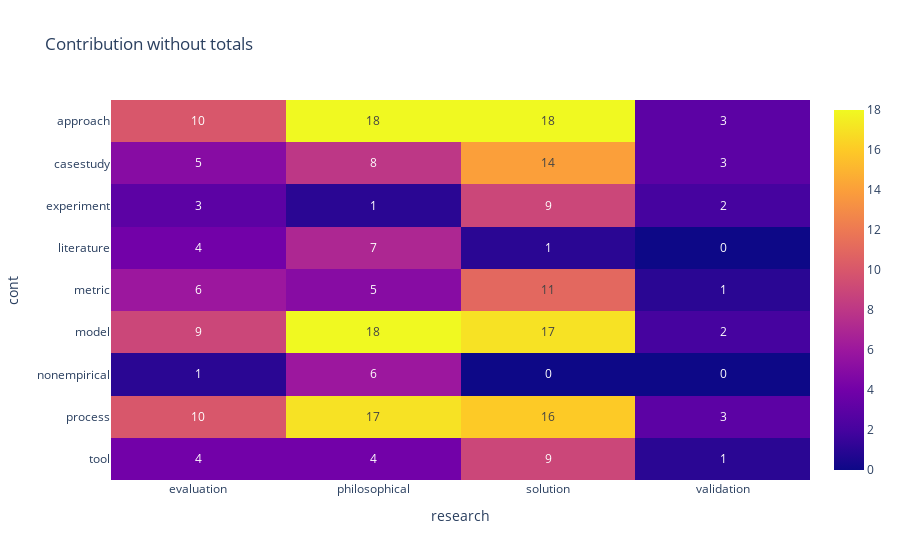

This figure's notebook cell:
### Markdown cell above
#### Visualizations

### Code cell
fig = px.imshow(ct, text_auto=True, aspect='auto', title='Contribution without totals')
fig.show()

### Figure 1 — Plotly figure (JSON) as saved in the notebook; plotly's stock layout.template omitted (floating-point values rounded to 4 significant figures)
{"data": [{"coloraxis": "coloraxis", "hovertemplate": "research: %{x}<br>cont: %{y}<br>color: %{z}<extra></extra>", "name": "0", "texttemplate": "%{z}", "type": "heatmap", "x": ["evaluation", "philosophical", "solution", "validation"], "xaxis": "x", "y": ["approach", "casestudy", "experiment", "literature", "metric", "model", "nonempirical", "process", "tool"], "yaxis": "y", "z": [[10, 18, 18, 3], [5, 8, 14, 3], [3, 1, 9, 2], [4, 7, 1, 0], [6, 5, 11, 1], [9, 18, 17, 2], [1, 6, 0, 0], [10, 17, 16, 3], [4, 4, 9, 1]]}], "layout": {"coloraxis": {"colorscale": [[0, "#0d0887"], [0.1111, "#46039f"], [0.2222, "#7201a8"], [0.3333, "#9c179e"], [0.4444, "#bd3786"], [0.5556, "#d8576b"], [0.6667, "#ed7953"], [0.7778, "#fb9f3a"], [0.8889, "#fdca26"], [1, "#f0f921"]]}, "title": {"text": "Contribution without totals"}, "xaxis": {"anchor": "y", "domain": [0, 1], "title": {"text": "research"}}, "yaxis": {"anchor": "x", "autorange": "reversed", "domain": [0, 1], "title": {"text": "cont"}}}}
